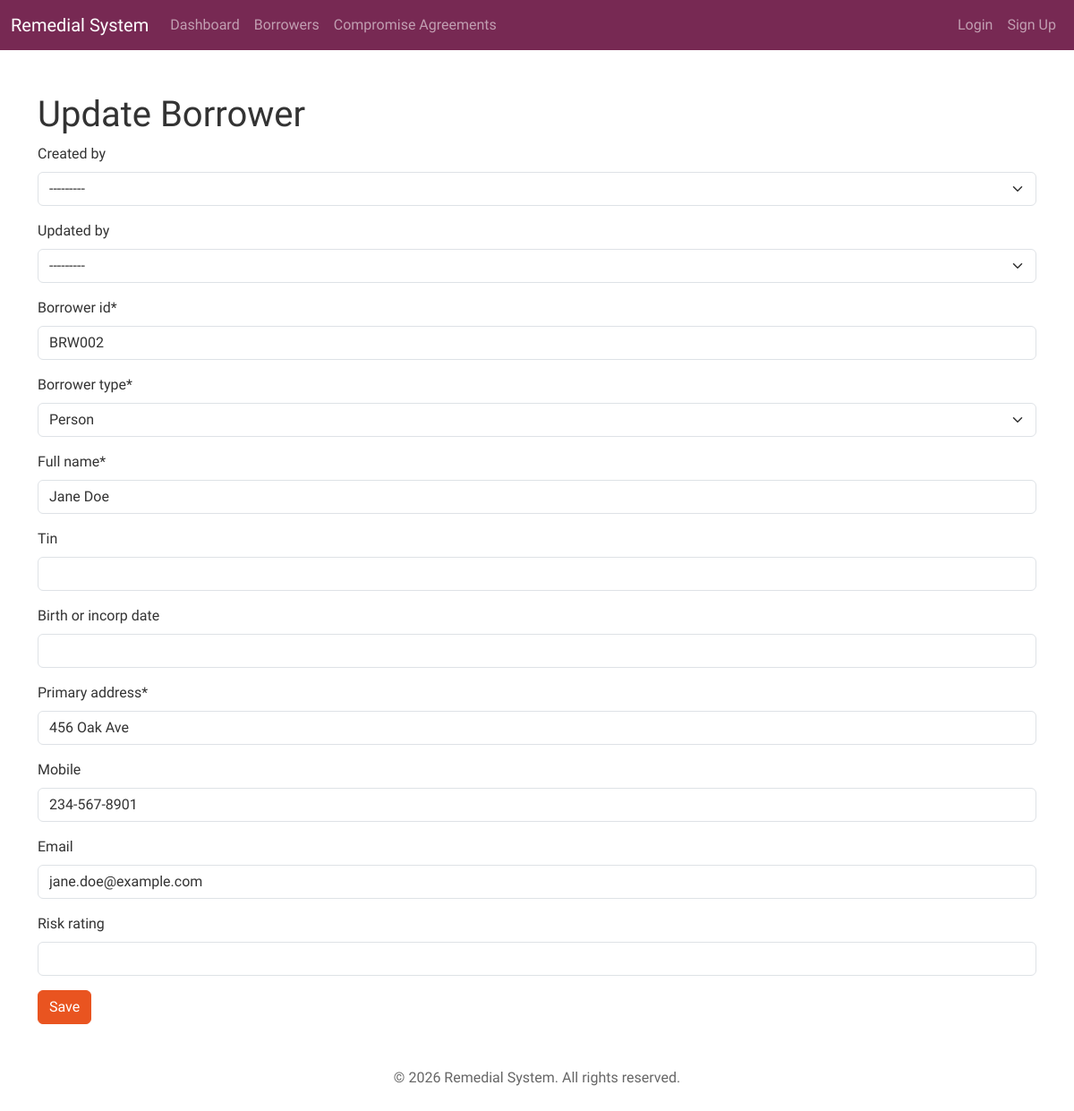
Page /borrower/BRW002/update/ on the committed database.
### account_master/models.py (models this page shows, shortened)
class AuditableModel(models.Model):
    created_at = models.DateTimeField(auto_now_add=True)
    created_by = models.ForeignKey(get_user_model(), related_name='%(class)s_created_by', on_delete=models.SET_NULL, null=True, blank=True)
    updated_at = models.DateTimeField(auto_now=True)
    updated_by = models.ForeignKey(get_user_model(), related_name='%(class)s_updated_by', on_delete=models.SET_NULL, null=True, blank=True)
    class Meta:
        abstract = True

class Borrower(AuditableModel):
    BORROWER_TYPE_CHOICES = [
        ('PERSON', 'Person'),
        ('CORP', 'Corporation'),
        ('COOP', 'Cooperative'),
    ]
    borrower_id = models.CharField(max_length=20, primary_key=True)
    borrower_type = models.CharField(max_length=10, choices=BORROWER_TYPE_CHOICES, default='PERSON')
    full_name = models.CharField(max_length=200)
    tin = models.CharField(max_length=20, blank=True)
    birth_or_incorp_date = models.DateField(null=True, blank=True)
    primary_address = models.CharField(max_length=300)
    mobile = models.CharField(max_length=20, blank=True)
    email = models.EmailField(max_length=150, blank=True)
    risk_rating = models.CharField(max_length=10, blank=True)

### account_master/views.py (the view)
# urls.py: path('borrower/<str:borrower_id>/update/', views.update_borrower, name='update_borrower'),
def update_borrower(request, borrower_id):
    borrower = get_object_or_404(Borrower, borrower_id=borrower_id)
    if request.method == "POST":
        form = BorrowerForm(request.POST, instance=borrower)
        if form.is_valid():
            borrower_data = form.cleaned_data
            upsert_borrower(borrower_id=borrower_id, defaults=borrower_data)
            return redirect("borrower_detail", borrower_id=borrower.borrower_id)
    else:
        form = BorrowerForm(instance=borrower)
    return render(request, "account_master/update_borrower.html", {"form": form})

### account_master/forms.py
class BorrowerForm(forms.ModelForm):
    class Meta:
        model = Borrower
        fields = "__all__"

### account_master/templates/account_master/update_borrower.html (shortened to what this page needs)
{% extends 'base.html' %}
{% load crispy_forms_tags %}
{% block content %}
    <h1>Update Borrower</h1>
    <form method="post">
        {{ form|crispy }}
        <button type="submit" class="btn btn-primary">Save</button>
    </form>
{% endblock %}

### rows in the picture
Borrower: created_by "---------", updated_by "---------", borrower_id "BRW002", borrower_type "Person", full_name "Jane Doe", primary_address "456 Oak Ave", mobile "234-567-8901", email "jane.doe@example.com"
